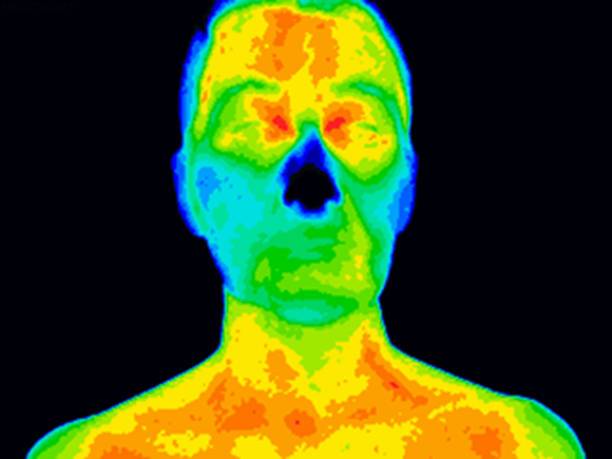
#> input picture server/Images/Normal/new 2.jpg, 612 x 459 px
$ python thermalImage.py
#> lines starting #> are read from the running program, lines starting #| are printed output that depends on the picture
import cv2
import numpy as np
import matplotlib.pyplot as plt

def color_to_grayscale(image_path, output_path):
    # Read the color heatmap image
#> called with image_path = 'new 2.jpg', output_path = 'graynew2.jpg'
    color_image = cv2.imread(image_path)
#> color_image is the input picture: shape (459, 612, 3); mean B, G, R 23.8, 79.2, 60.9

    # Convert the color image to grayscale
    grayscale_image = cv2.cvtColor(color_image, cv2.COLOR_BGR2GRAY)
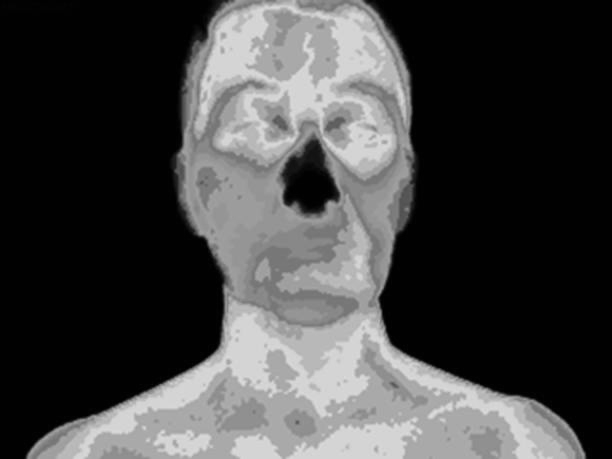
#> grayscale_image: shape (459, 612); min 0, max 223, mean 67.5

    # Save the grayscale image to the specified output path
    cv2.imwrite(output_path, grayscale_image)

    # Display the original and grayscale images for comparison
    plt.figure(figsize=(10, 5))
    plt.subplot(1, 2, 1)
    plt.title('Original Color Heatmap')
    plt.imshow(cv2.cvtColor(color_image, cv2.COLOR_BGR2RGB))
    plt.axis('off')

    plt.subplot(1, 2, 2)
    plt.title('Converted Grayscale Image')
    plt.imshow(grayscale_image, cmap='gray')
    plt.axis('off')

    plt.show()
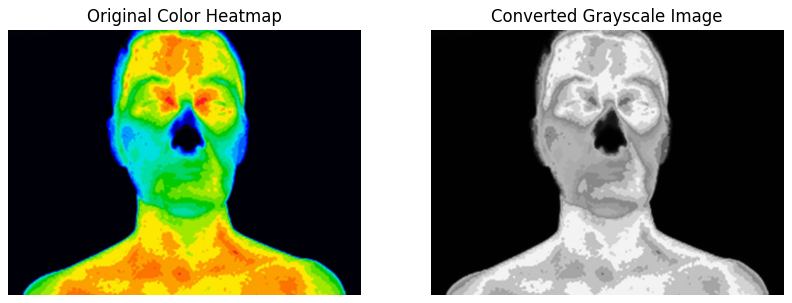
#> figure drawn by matplotlib, 2 panels

# Example usage
color_to_grayscale("new 2.jpg", "graynew2.jpg")

$ run again, with server/greyscalenew/graynew1.jpg copied over server/Images/Normal/new 2.jpg
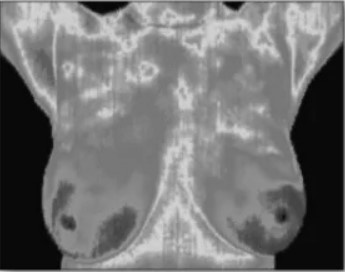
#> input picture server/greyscalenew/graynew1.jpg, 345 x 272 px
#> in color_to_grayscale, color_image is the input picture: shape (272, 345, 3); min 1, max 214, mean 115.2
#> in color_to_grayscale, `plt.show()`:
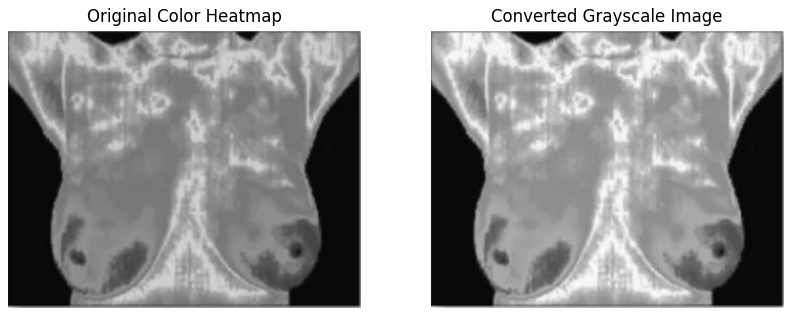
#> figure drawn by matplotlib, 2 panels
